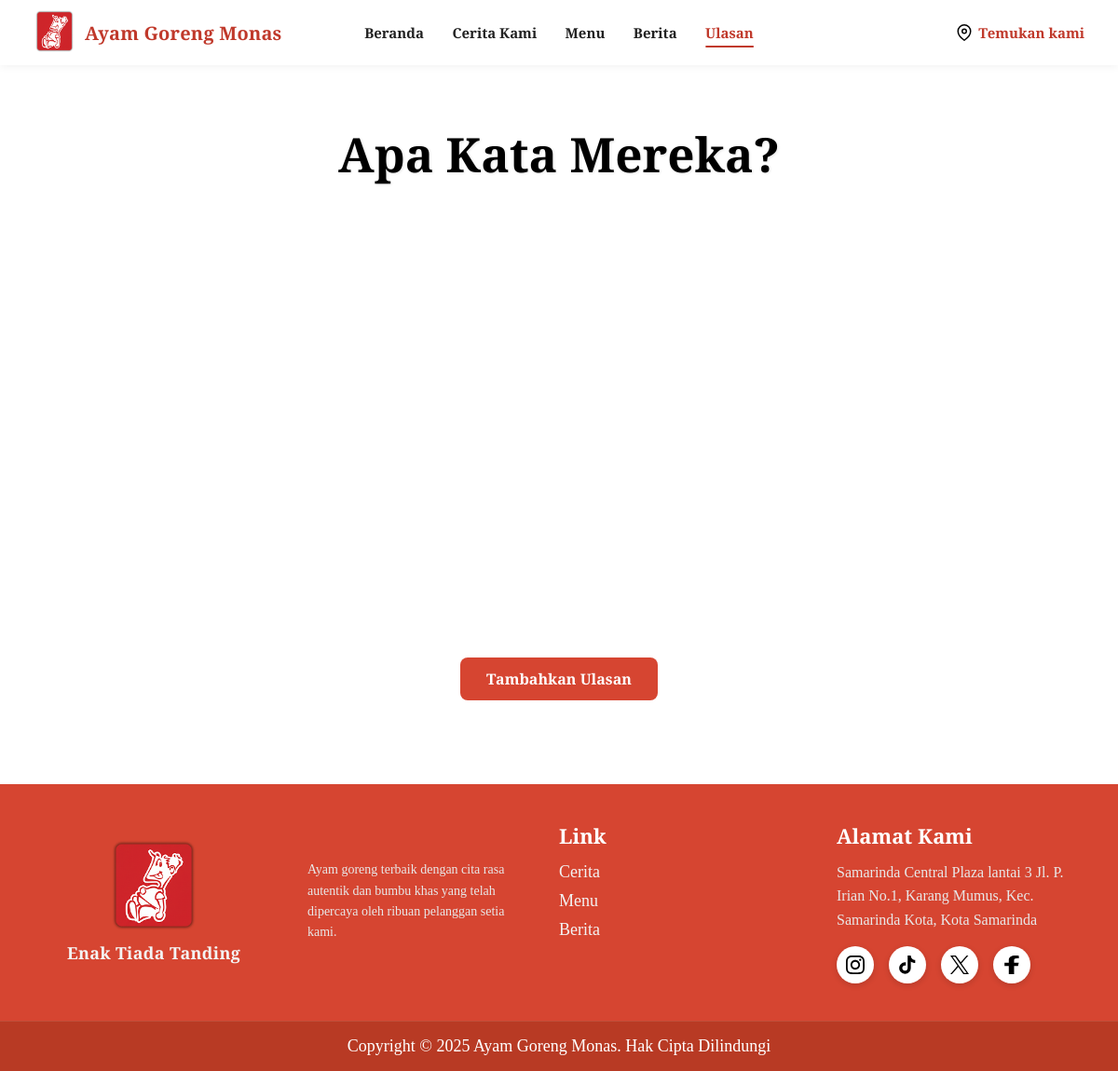
/review.php, run on the app's committed database.
### tables this page shows
CREATE TABLE `header` (
  `id` int NOT NULL,
  `logo` varchar(255) DEFAULT NULL,
  `nama_bisnis` varchar(255) DEFAULT NULL,
  `location_url` varchar(255) DEFAULT NULL,
  `nav_home` varchar(255) DEFAULT 'Beranda',
  `nav_story` varchar(255) DEFAULT 'Cerita Kami',
  `nav_menu` varchar(255) DEFAULT 'Menu',
  `nav_news` varchar(255) DEFAULT 'Berita',
  `nav_review` varchar(255) DEFAULT 'Ulasan'
);

CREATE TABLE `footer` (
  `id` int NOT NULL,
  `logo` varchar(255) DEFAULT NULL,
  `slogan` varchar(255) DEFAULT NULL,
  `link_story` varchar(255) DEFAULT NULL,
  `link_menu` varchar(255) DEFAULT NULL,
  `link_news` varchar(255) DEFAULT NULL,
  `whatsapp` varchar(255) DEFAULT NULL,
  `email` varchar(255) DEFAULT NULL,
  `alamat` text,
  `maps_embed` text,
  `instagram` varchar(255) DEFAULT NULL,
  `tiktok` varchar(255) DEFAULT NULL,
  `x` varchar(255) DEFAULT NULL,
  `facebook` varchar(255) DEFAULT NULL
);

### review.php (the view, shortened to what this page needs)
<?php
include "conn.php";
$header = mysqli_fetch_assoc(mysqli_query($conn, "SELECT * FROM header WHERE id = 1"));
$footer = mysqli_query($conn, "SELECT * FROM footer WHERE id = 1");
$f = mysqli_fetch_assoc($footer);
?>
<!DOCTYPE html>
<html>
  <head>
    <link rel="stylesheet" href="./style/header.css" />
    <link rel="stylesheet" href="./style/review.css" />
    <link rel="stylesheet" href="./style/footer.css" />
    <link rel="stylesheet" href="https://unpkg.com/leaflet@1.9.4/dist/leaflet.css" />
  </head>
  <body>
    <section class="main-header">
      <div class="header-left">
        <div class="restaurant-logo">
          <img src="./source/<?php echo $header['logo']; ?>" alt="Restaurant Logo" />
        </div>
        <div class="restaurant-name"><?php echo $header['nama_bisnis']; ?></div>
      </div>
      <nav class="header-middle">
        <a href="index.php" class="nav home"><?php echo $header['nav_home']; ?></a>
        <a href="story.php" class="nav story"><?php echo $header['nav_story']; ?></a>
        <a href="menu.php" class="nav menu"><?php echo $header['nav_menu']; ?></a>
        <a href="news.php" class="nav news"><?php echo $header['nav_news']; ?></a>
        <a href="review.php" class="nav nav-review active"><?php echo $header['nav_review']; ?></a>
      </nav>
      <div class="header-right">
        <a href="location.php" class="find-store">
          <img src="Source/map-pin.svg" alt="map icon" />
          Temukan kami
        </a>
      </div>
    </section>
<section class="review">
  <h2>Apa Kata Mereka?</h2>
  <div class="Card-Review">
    <div class="Review-list">
    </div>
    <div class="submit-section">
      <a href="form_review.php" class="add-review-btn">Tambahkan Ulasan</a>
    </div>
  </div>
</section>
<?php include 'footer.php'; ?>
  </body>
</html>

### footer.php
<section class="footer">
      <div class="footer-container">
        <div class="footer-logo-section">
          <div class="footer-logo">
            <img src="./Source/<?php echo $f['logo']; ?>" alt="Ayam Goreng Monas Logo" />
            <p class="footer-slogan"><?php echo $f['slogan']; ?></p>
          </div>
          <div class="footer-description">
            <p>Ayam goreng terbaik dengan cita rasa autentik dan bumbu khas yang telah dipercaya oleh ribuan pelanggan setia kami.</p>
          </div>
        </div>
        <div class="footer-column">
          <h3>Link</h3>
          <ul>
            <li><a href="<?php echo $f['link_story']; ?>">Cerita</a></li>
            <li><a href="<?php echo $f['link_menu']; ?>">Menu</a></li>
            <li><a href="<?php echo $f['link_news']; ?>">Berita</a></li>
          </ul>
        </div>
        <div class="Footer-cabang">
          <h3>Alamat Kami</h3>
          <div class="footer-cabang-content">
            <p><?php echo $f['alamat']; ?></p>
          </div>
          <div class="footer-social">
            <a href="<?php echo $f['instagram']; ?>" class="social-icon">
              <img src="./source/instagram.svg" alt="Instagram" />
            </a>
            <a href="<?php echo $f['tiktok']; ?>" class="social-icon">
              <img src="./source/tiktok.svg" alt="TikTok" />
            </a>
            <a href="<?php echo $f['x']; ?>" class="social-icon">
              <img src="./source/x.svg" alt="X" />
            </a>
            <a href="<?php echo $f['facebook']; ?>" class="social-icon">
              <img src="./source/facebook.svg" alt="Facebook" />
            </a>
          </div>
        </div>
      </div>
      <div class="footer-bottom">
        <p>Copyright &copy; 2025 Ayam Goreng Monas. Hak Cipta Dilindungi</p>
      </div>
</section>

### Style/header.css (style rules this page uses)
* { margin: 0; padding: 0; box-sizing: border-box; }
.main-header { width: 100%; background-color: #ffffff; box-shadow: 0 2px 8px rgba(0, 0, 0, 0.05); position: sticky; top: 0; z-index: 1000; display: flex; justify-content: center; align-items: center; padding: 6px 3vw; height: 70px; transition: all 0.3s ease; }
.header-left { display: flex; align-items: center; gap: 10px; }
.header-left, .header-right { flex: 1; display: flex; align-items: center; }
.header-left { justify-content: flex-start; }
.header-right { justify-content: flex-end; }
.header-middle { flex: 0; display: flex; justify-content: center; align-items: center; gap: 1.9rem; }
.restaurant-logo img { width: 45px; height: 45px; object-fit: contain; transition: transform 0.3s ease; }
.restaurant-name { font-family: "Slabo 27px", serif; font-size: 20px; font-weight: 700; color: #c0392b; letter-spacing: 0.2px; transition: color 0.3s ease; }
.header-middle a { position: relative; text-decoration: none; font-family: "Slabo 27px", serif; font-size: 15px; font-weight: 600; color: #222; transition: color 0.3s ease; padding: 6px 0; white-space: nowrap; }
.header-middle a::after { content: ""; position: absolute; left: 50%; bottom: 0; width: 0; height: 2px; background-color: #c0392b; transition: all 0.3s ease; transform: translateX(-50%); border-radius: 1px; }
.header-middle a:hover::after, .header-middle a.active::after { width: 100%; }
.header-middle a:hover, .header-middle a.active { color: #c0392b; }
.header-right .find-store { display: flex; align-items: center; gap: 6px; font-size: 15px; font-weight: 600; color: #c0392b; text-decoration: none; }
.header-right .find-store img { width: 18px; height: 18px; object-fit: contain; }
.header-right { display: flex; align-items: center; justify-content: flex-end; gap: 1.8rem; }

### Style/review.css (style rules this page uses)
* { margin: 0; padding: 0; box-sizing: border-box; }
body { display: flex; flex-direction: column; min-height: 100vh; }
.main-header, .review { flex-shrink: 0; }
.review { text-align: center; padding: 40px 20px; font-family: "Slabo 27px", serif; flex: 1; display: flex; flex-direction: column; justify-content: flex-start; margin-bottom: 50px; }
.review h2 { text-align: center; font-size: 3.2rem; color: #000; margin-bottom: 50px; font-weight: 700; text-shadow: 1px 1px 3px rgba(0, 0, 0, 0.1); margin-top: 20px; }
.Card-Review { max-width: 1200px; margin: 0 auto; padding: 0 20px; }
.Review-list { display: grid; grid-auto-flow: column; grid-auto-columns: minmax(320px, 1fr); overflow-x: auto; padding-bottom: 10px; gap: 20px; justify-items: center; }
.submit-section { text-align: center; margin-top: 60px; }
.add-review-btn { display: inline-block; background-color: #d64531; color: #fff; padding: 12px 28px; border-radius: 8px; font-weight: bold; text-decoration: none; transition: all 0.3s ease; font-size: 1rem; }

### data on the page
header: logo (picture), nama_bisnis "Ayam Goreng Monas", nav_home "Beranda", nav_story "Cerita Kami", nav_menu "Menu", nav_news "Berita", nav_review "Ulasan"
footer: logo (picture), slogan "Enak Tiada Tanding", alamat "Samarinda Central Plaza lantai 3 Jl. P. Irian No.1, Karang Mumus, Kec. Samarinda Kota, Kota Samarinda"
